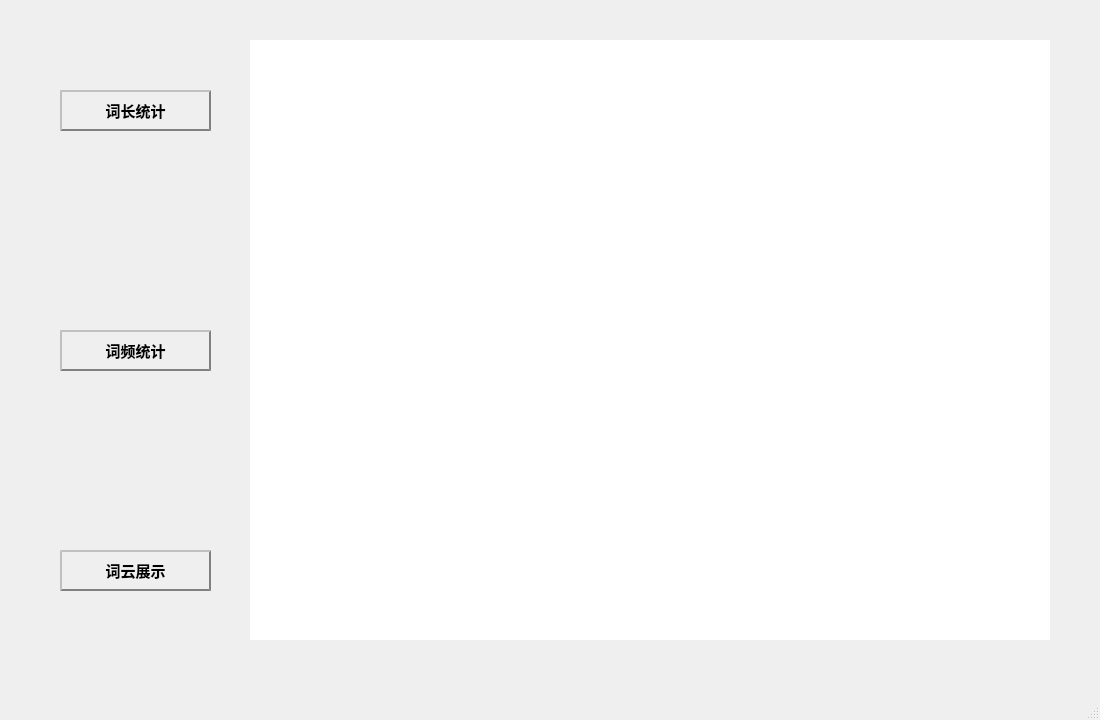
<?xml version="1.0" encoding="UTF-8"?>
<ui version="4.0">
 <class>MainWindow</class>
 <widget class="QMainWindow" name="MainWindow">
  <property name="geometry">
   <rect>
    <x>0</x>
    <y>0</y>
    <width>1100</width>
    <height>720</height>
   </rect>
  </property>
  <property name="windowTitle">
   <string>数据分析</string>
  </property>
  <property name="styleSheet">
   <string notr="true">font-size:15px;
background-image: url(:/bg_image/bgimage.jpg);</string>
  </property>
  <widget class="QWidget" name="centralwidget">
   <widget class="QPushButton" name="pushButton">
    <property name="geometry">
     <rect>
      <x>60</x>
      <y>90</y>
      <width>151</width>
      <height>41</height>
     </rect>
    </property>
    <property name="font">
     <font>
      <pointsize>-1</pointsize>
      <weight>75</weight>
      <bold>true</bold>
     </font>
    </property>
    <property name="styleSheet">
     <string notr="true">border: 2px groove gray;
border-style: outset;</string>
    </property>
    <property name="text">
     <string>词长统计</string>
    </property>
   </widget>
   <widget class="QPushButton" name="pushButton_2">
    <property name="geometry">
     <rect>
      <x>60</x>
      <y>330</y>
      <width>151</width>
      <height>41</height>
     </rect>
    </property>
    <property name="font">
     <font>
      <pointsize>-1</pointsize>
      <weight>75</weight>
      <bold>true</bold>
     </font>
    </property>
    <property name="styleSheet">
     <string notr="true">border: 2px groove gray;
border-style: outset;</string>
    </property>
    <property name="text">
     <string>词频统计</string>
    </property>
   </widget>
   <widget class="QPushButton" name="pushButton_3">
    <property name="geometry">
     <rect>
      <x>60</x>
      <y>550</y>
      <width>151</width>
      <height>41</height>
     </rect>
    </property>
    <property name="font">
     <font>
      <pointsize>-1</pointsize>
      <weight>75</weight>
      <bold>true</bold>
     </font>
    </property>
    <property name="styleSheet">
     <string notr="true">border: 2px groove gray;
border-style: outset;</string>
    </property>
    <property name="text">
     <string>词云展示</string>
    </property>
   </widget>
   <widget class="QLabel" name="label">
    <property name="geometry">
     <rect>
      <x>250</x>
      <y>40</y>
      <width>800</width>
      <height>600</height>
     </rect>
    </property>
    <property name="styleSheet">
     <string notr="true">background-color: white;
background-color: rgb(255, 255, 255);</string>
    </property>
    <property name="text">
     <string/>
    </property>
   </widget>
  </widget>
  <widget class="QMenuBar" name="menubar">
   <property name="geometry">
    <rect>
     <x>0</x>
     <y>0</y>
     <width>1100</width>
     <height>26</height>
    </rect>
   </property>
  </widget>
  <widget class="QStatusBar" name="statusbar"/>
 </widget>
 <resources>
  <include location="bg.qrc"/>
 </resources>
 <connections/>
</ui>
